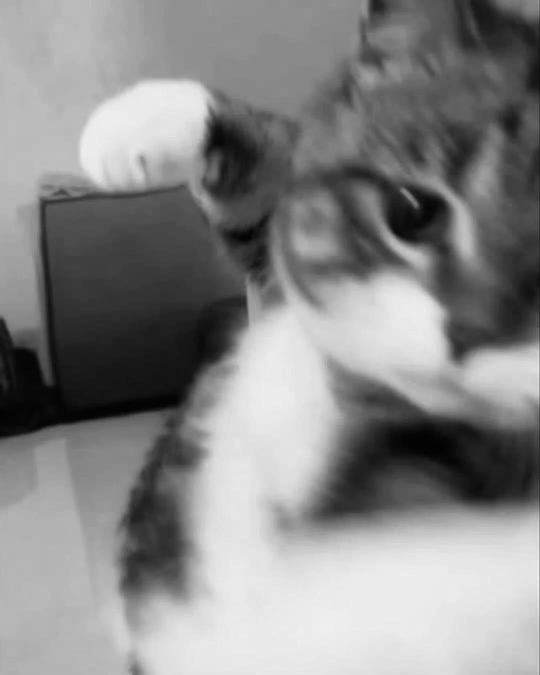
#> input picture final_project/final_project.png, 1080 x 1350 px (shown at 1/2 size)
$ jupyter execute 'Jessica final project.ipynb'
#> lines starting #> are read from the running program, lines starting #| are printed output that depends on the picture
[cell 1]
#Read a 500 x 500 pixel PNG image
import matplotlib.pyplot as plt
import matplotlib.image as mpimg

#Load the image
img = mpimg.imread ('final_project.png')
#> img is the input picture: shape (1350, 1080, 4) float32; mean R, G, B, A 0.531, 0.531, 0.531, 1

#Display the image
plt.imshow(img)
plt.axis('off')  # Hide the axes
plt.show()

[cell 2]
#Produce a blurred version of the image
from scipy.ndimage import gaussian_filter
blurred_img = gaussian_filter(img, sigma=5)
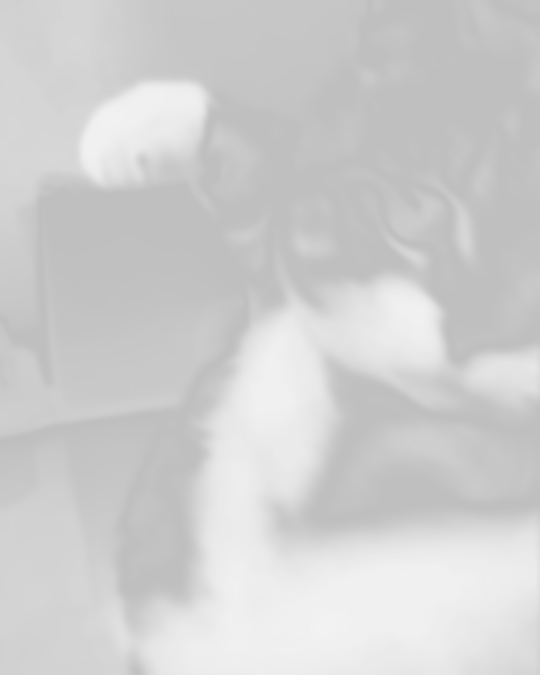
#> blurred_img: shape (1350, 1080, 4) float32 (shown at 1/2 size); mean R, G, B, A 0.649, 0.649, 0.649, 0.649; transparent parts drawn white

#Display the blurred image
plt.imshow(blurred_img)
plt.axis('off')  # Hide the axes
plt.show()

[cell 3]
#Calculate the grey scale histogram of the original image
import numpy as np
def rgb_to_grayscale(rgb):
    return np.dot(rgb[..., :3], [0.2989, 0.5870, 0.1140])
gray_img = rgb_to_grayscale(img)

#Calculate the grey scale histogram of the blurred image
gray_blurred_img = rgb_to_grayscale(blurred_img)
#> in rgb_to_grayscale (call 2), `return np.dot(rgb[..., :3], [0.2989, 0.5870, 0.1140])`:
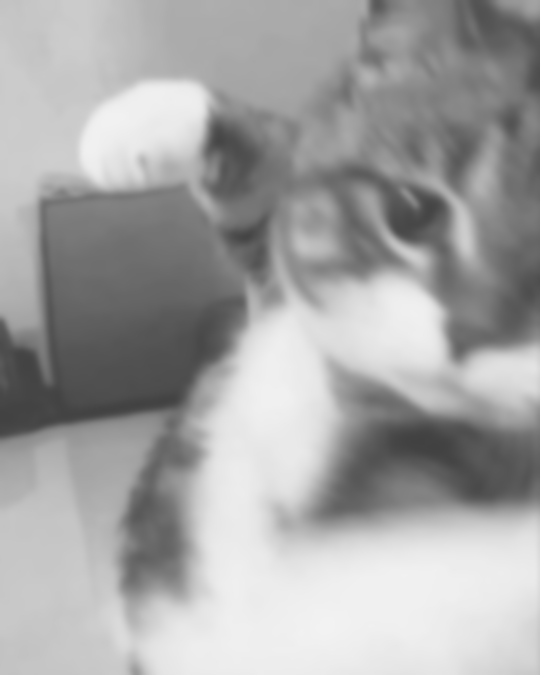
#> returned value: shape (1350, 1080) float64 (shown at 1/2 size); min 0.258, max 0.952, mean 0.649

#Plot both histograms in a single matplotlib plot
plt.figure(figsize=(12, 6))
plt.subplot(1, 2, 1)
plt.hist(gray_img.ravel(), bins=256, color='gray', alpha=0.7)
plt.title('Histogram of Original Image')
plt.xlabel('Pixel Intensity')
plt.ylabel('Frequency')
plt.subplot(1, 2, 2)
plt.hist(gray_blurred_img.ravel(), bins=256, color='gray', alpha=0.7)
plt.title('Histogram of Blurred Image')
plt.xlabel('Pixel Intensity')
plt.ylabel('Frequency')
plt.show()
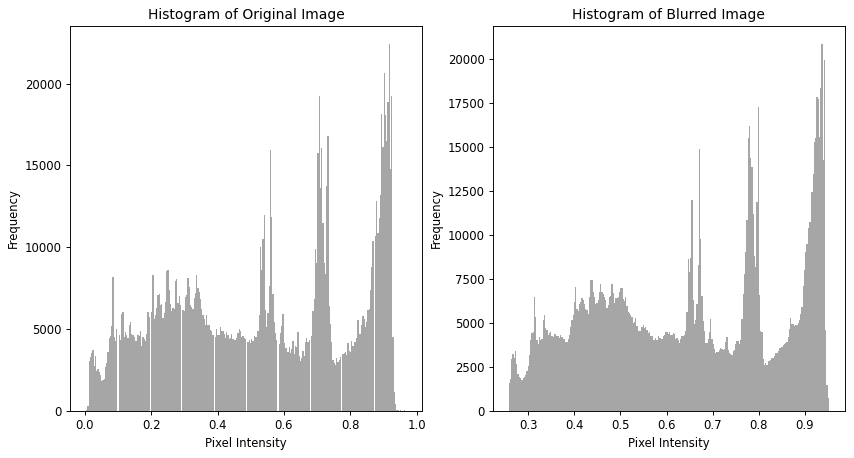
#> figure drawn by matplotlib, 2 panels; panel 1: tallest bar 22394 high, from x = 0.916 to 0.92; panel 2: tallest bar 20826 high, from x = 0.936 to 0.939

# Why white gaps in the first histogram?
# The white gaps in the histogram of the original image may be due to the presence of certain pixel values that are not represented in the image.
# But blurring introduces interpolation, and pixels get spread out more evenly across the intensity range

[cell 4]
# Use scipy stats on the histograms to see if there is any statistically significant difference, and print the results to the notebook
from scipy import stats

# Compare the binned histograms of the original and blurred images instead of raw pixels, add a small epsilon to avoid division by zero
epsilon = 1e-10
hist_original, _ = np.histogram(gray_img, bins=256, range=(0, 256))
#> hist_original = 256 values, max 1458000 at index 0, min 0 at index 1, mean 5695.3
hist_blurred, _ = np.histogram(gray_blurred_img, bins=256, range=(0, 256))
#> hist_blurred has the same summary as hist_original
hist_blurred = hist_blurred + epsilon
#> hist_blurred = 256 values, max 1458000 at index 0, min 1e-10 at index 1, mean 5695.3

# Perform a Chi-squared test to compare the two histograms
chi2_stat, p_value = stats.chisquare(hist_original, hist_blurred)
#> chi2_stat = 2.55e-08; p_value = 1

# Print the Chi-squared statistic and p-value with 4 decimal places
print(f"Chi-squared statistic: {chi2_stat:.4f}, p-value: {p_value:.4f}")
#| Chi-squared statistic: 0.0000, p-value: 1.0000

# Interpret the results
if 0.00 < p_value < 0.05:
    print("There is a statistically significant difference between the histograms of the original and blurred images.")
else:
    print("There is no statistically significant difference between the histograms of the original and blurred images.")

[cell 5]
# Write out the blurred image as a PNG file
from PIL import Image
blurred_image_pil = Image.fromarray((blurred_img * 255).astype(np.uint8))
blurred_image_pil.save('blurred_final_project.png')

# Also write out the blurred image as a downscaled 250 x 250 pixel PNG file
blurred_image_downscaled = blurred_image_pil.resize((250, 250), Image.Resampling.LANCZOS)
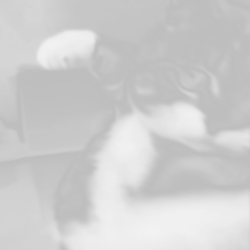
#> blurred_image_downscaled: PIL image 250x250 RGBA; mean R, G, B, A 164.3, 164.3, 164.3, 164.9; transparent parts drawn white
blurred_image_downscaled.save('blurred_final_project_downscaled.png')

# Display the downscaled blurred image
plt.imshow(blurred_image_downscaled)
plt.axis('off')  # Hide the axes
plt.show()
